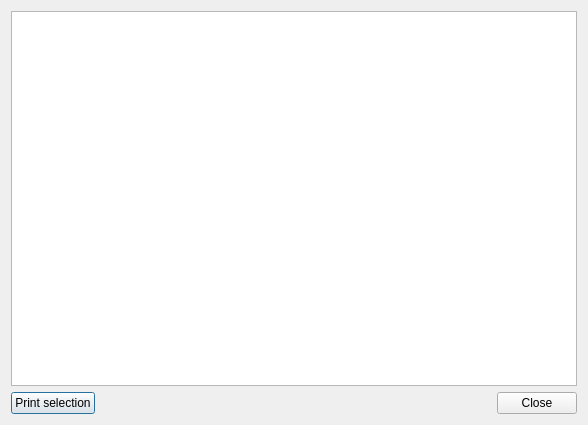
<?xml version="1.0" encoding="UTF-8"?>
<ui version="4.0">
 <class>PrintSelection</class>
 <widget class="QDialog" name="PrintSelection">
  <property name="geometry">
   <rect>
    <x>0</x>
    <y>0</y>
    <width>588</width>
    <height>425</height>
   </rect>
  </property>
  <property name="windowTitle">
   <string>Print Selection</string>
  </property>
  <layout class="QGridLayout" name="gridLayout">
   <item row="0" column="0" colspan="2">
    <widget class="QTableWidget" name="tableWidget"/>
   </item>
   <item row="1" column="0">
    <widget class="QPushButton" name="printButton">
     <property name="text">
      <string>Print selection</string>
     </property>
    </widget>
   </item>
   <item row="1" column="1">
    <widget class="QDialogButtonBox" name="buttonBox">
     <property name="orientation">
      <enum>Qt::Horizontal</enum>
     </property>
     <property name="standardButtons">
      <set>QDialogButtonBox::Close</set>
     </property>
    </widget>
   </item>
  </layout>
 </widget>
 <resources/>
 <connections>
  <connection>
   <sender>buttonBox</sender>
   <signal>accepted()</signal>
   <receiver>PrintSelection</receiver>
   <slot>accept()</slot>
   <hints>
    <hint type="sourcelabel">
     <x>248</x>
     <y>254</y>
    </hint>
    <hint type="destinationlabel">
     <x>157</x>
     <y>274</y>
    </hint>
   </hints>
  </connection>
  <connection>
   <sender>buttonBox</sender>
   <signal>rejected()</signal>
   <receiver>PrintSelection</receiver>
   <slot>reject()</slot>
   <hints>
    <hint type="sourcelabel">
     <x>316</x>
     <y>260</y>
    </hint>
    <hint type="destinationlabel">
     <x>286</x>
     <y>274</y>
    </hint>
   </hints>
  </connection>
  <connection>
   <sender>printButton</sender>
   <signal>clicked()</signal>
   <receiver>PrintSelection</receiver>
   <slot>accept()</slot>
   <hints>
    <hint type="sourcelabel">
     <x>62</x>
     <y>407</y>
    </hint>
    <hint type="destinationlabel">
     <x>293</x>
     <y>212</y>
    </hint>
   </hints>
  </connection>
 </connections>
</ui>
